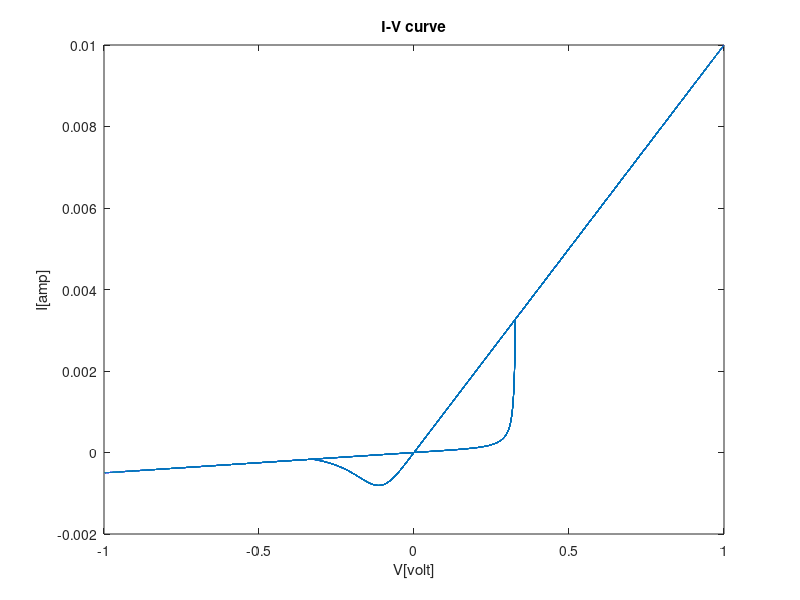
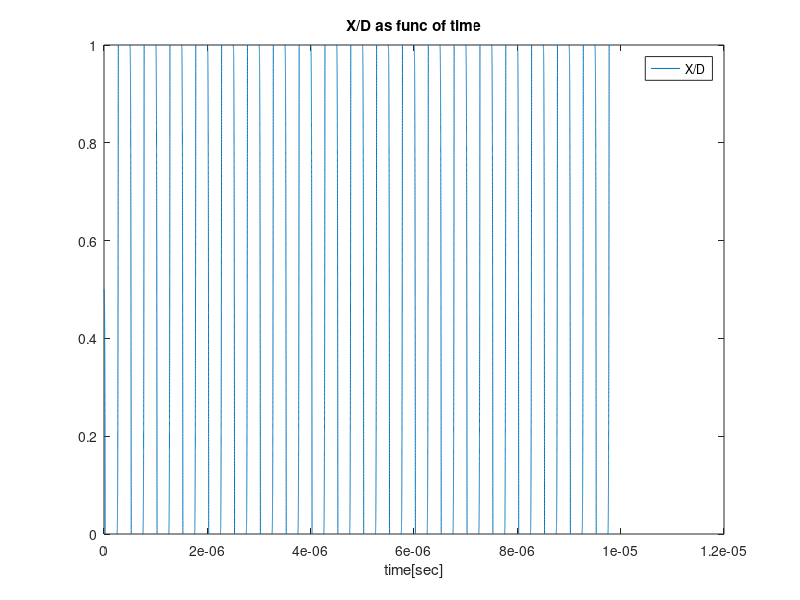

The MATLAB script that drew these images, in order:
%%  VTEAM model 

%Model name: model of Memristor based on Theoretical formulas
%           this model was written by Dmitry Fliter and Keren Talisveyberg 
%           Technion Israel institute of technology EE faculty December 2011


model = 4;   % define the model 0 - Linear Ion Drift ; 1 - Simmons Tunnel Barrier; 2 - Team model ; 3 - Nonlinear Ion Drift model
win   = 0;   % define the window type :  0 - No window; 1 - Jogelkar window ; 2 - Biolek window ; 3 - Prodromakis window ; 4- Kvatinsky window (Team model only) 
iv    = 0;   % IV_relation=0 means linear V=IR. IV_relation=1 means nonlinear V=I*exp{..}  

%Genaral parameters
num_of_cycles = 20;
amp = 1;
freq = 2e6;
w_init = 0.5; % the initial state condition [0:1] 
D = 3e-09;
V_t = 0;
P_coeff = 2;
J = 1;
Roff = 2e3;
Ron = 100;


%Simmons Tunnel Bariier % Team parameters
a_on = 2e-09;
a_off = 5e-09;
c_on = 40e-03;
c_off = 3.5e-06;
alpha_on = 3;
alpha_off = 3;
k_on = -8e-5;
k_off = 8e-5;
i_on = 8.9e-06;
i_off = 115e-06;
v_on= 0.02;
v_off=-0.02;
x_on = 3e-09;
x_off = 0;
X_c = 107e-12;
b = 500e-06;



if (model==4)
points=2e5;
tspan=[0 num_of_cycles/freq];
t = linspace(tspan(1),tspan(2),points);
v = amp*sin(freq*2*pi*t);
X=zeros(1,points);
X_dot=zeros(1,points);
delta_t=t(2)-t(1);

X(1)=w_init*D;
     
for i=2:(length(t))
    % case this is an ideal window
    if (win == 0) 
          
          if (v(i) > 0) && (v(i) > v_off)
               X_dot(i)=k_off*(v(i)/v_off-1)^alpha_off;
               X(i)=X(i-1)+delta_t*X_dot(i);
          elseif (v(i) <= 0) && (v(i) < v_on)
               X_dot(i)=k_on*(v(i)/v_on-1)^alpha_on;
               X(i)=X(i-1)+delta_t*X_dot(i);
          else
               X(i)=X(i-1);
               X_dot(i)=0;
          end
    end
    
    % case this is Jogelkar window
    if (win == 1) 
          if (v(i) > 0) && (v(i) > v_off)
               X_dot(i)=k_off*(v(i)/v_off-1)^alpha_off;
               X(i)=X(i-1)+delta_t*X_dot(i).*(1-(2*X(i-1)/D-1)^(2*P_coeff));
          elseif (v(i) <= 0) && (v(i) < v_on)
               X_dot(i)=k_on*(v(i)/v_on-1)^alpha_on;
               X(i)=X(i-1)+delta_t*X_dot(i).*(1-(2*X(i-1)/D-1)^(2*P_coeff));
          else
               X(i)=X(i-1);
               X_dot(i)=0;
          end
    end
    
    % case this is Biolek window
    if (win == 2) 
          if (v(i) > 0) && (v(i) > v_off)
               X_dot(i)=k_off*(v(i)/v_off-1)^alpha_off;
               X(i)=X(i-1)+delta_t*X_dot(i).*(1-(1-X(i-1)/D-heaviside(v(i)))^(2*P_coeff));
          elseif (v(i) <= 0) && (v(i) < v_on)
               X_dot(i)=k_on*(v(i)/v_on-1)^alpha_on;
               X(i)=X(i-1)+delta_t*X_dot(i).*(1-(1-X(i-1)/D-heaviside(v(i)))^(2*P_coeff));
          else
               X(i)=X(i-1);
               X_dot(i)=0;
          end
    end
    
    % case this is Prodromakis window
    if (win == 3)
          if (v(i) > 0) && (v(i) > v_off)
               X_dot(i)=k_off*(v(i)/v_off-1)^alpha_off;
               X(i)=X(i-1)+delta_t*X_dot(i).*(J*(1-((X(i-1)/D-0.5)^2+0.75)^P_coeff));
          elseif (v(i) <= 0) && (v(i) < v_on)
               X_dot(i)=k_on*(v(i)/v_on-1)^alpha_on;
               X(i)=X(i-1)+delta_t*X_dot(i).*(J*(1-((X(i-1)/D-0.5)^2+0.75)^P_coeff));
          else
               X(i)=X(i-1);
               X_dot(i)=0;
          end
    end
    
    % case this is Kvatinsky window
    if (win == 4)
          if (v(i) > 0) && (v(i) > v_off)
               X_dot(i)=k_off*(v(i)/v_off-1)^alpha_off*exp(-exp((X(i-1)-a_off)/X_c));
               X(i)=X(i-1)+delta_t*X_dot(i);
          elseif (v(i) <= 0) && (v(i) < v_on)
               X_dot(i)=k_on*(v(i)/v_on-1)^alpha_on*exp(-exp(-(X(i-1)-a_on)/X_c));
               X(i)=X(i-1)+delta_t*X_dot(i);
          else
               X(i)=X(i-1);
               X_dot(i)=0;
          end
    end
     
    if (X(i) < 0)
        X(i) = 0;
        X_dot(i)=0;
    elseif (X(i) > D)
        X(i) = D;
        X_dot(i)=0;
    end


end

    if (iv == 0) %case I-V relation is linear
       R=Roff.*X./D+Ron.*(1-X./D);
       curr=v./R;
    else %case the I-V relation is nonlinear
       lambda = log(Roff/Ron);
       curr=v./(Ron.*exp(lambda*(X-x_on)/(x_off-x_on)));
    end
    
figure(1);    
plot(v(20e3:end),curr(20e3:end));
title('I-V curve');
xlabel('V[volt]');
ylabel('I[amp]');

figure(2);
plot(t,X/D);
title('X/D as func of time');
xlabel('time[sec]');
legend('X/D');

end